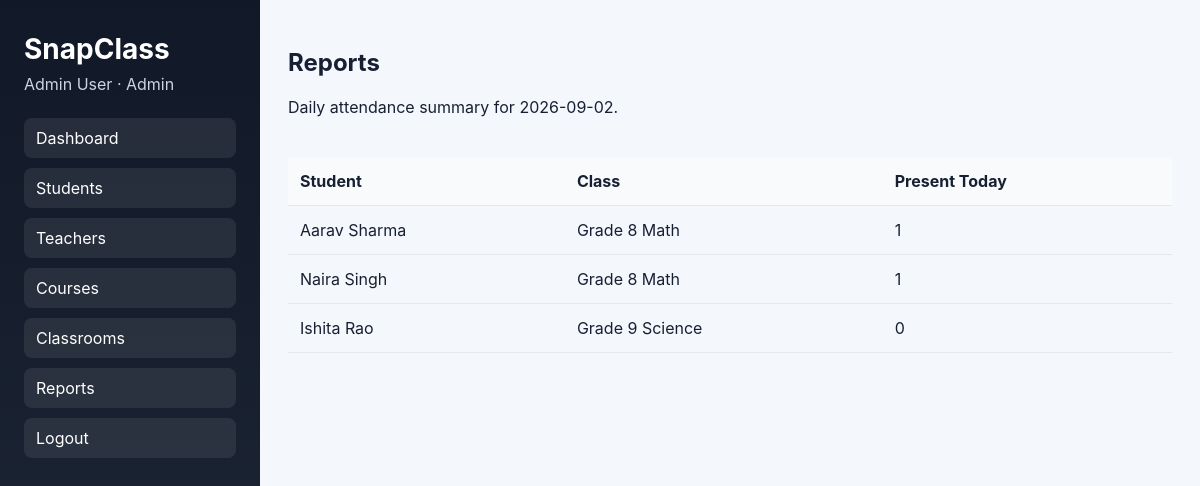
The page /admin/reports (signed in) on the database its author committed.
### tables this page shows
CREATE TABLE users (
                id INTEGER PRIMARY KEY AUTOINCREMENT,
                name TEXT NOT NULL,
                email TEXT NOT NULL UNIQUE,
                password_hash TEXT NOT NULL,
                role TEXT NOT NULL CHECK(role IN ('admin', 'teacher', 'student'))
            );

CREATE TABLE students (
                id INTEGER PRIMARY KEY AUTOINCREMENT,
                name TEXT NOT NULL,
                email TEXT NOT NULL UNIQUE,
                class_name TEXT NOT NULL,
                advisor TEXT NOT NULL,
                created_at TEXT NOT NULL DEFAULT CURRENT_DATE
            );

### app.py (the view)
@app.route("/admin/reports")
def admin_reports():
    user = current_user()
    if not user or user["role"] != "admin":
        return redirect(url_for("login"))
    today = datetime.now().strftime("%Y-%m-%d")
    with get_connection() as connection:
        rows = connection.execute(
            """
            SELECT s.name, s.class_name,
                   (SELECT COUNT(*) FROM attendance a WHERE a.student_id = s.id AND a.attendance_date = ? AND a.status='Present') AS present_count
            FROM students s
            ORDER BY s.id
            """,
            (today,),
        ).fetchall()
    return render_template("admin_reports.html", user=user, rows=rows, today=today)

### app.py (called while the page is built)
def get_connection() -> sqlite3.Connection:
    connection = sqlite3.connect(DB_PATH)
    connection.row_factory = sqlite3.Row
    return connection

def current_user() -> dict[str, Any] | None:
    user_id = session.get("user_id")
    if not user_id:
        return None
    with get_connection() as connection:
        record = connection.execute("SELECT id, name, email, role FROM users WHERE id = ?", (user_id,)).fetchone()
        if record is None:
            return None
        return dict(record)

### templates/admin_reports.html (shortened to what this page needs)
{% extends "role_base.html" %}
{% block nav %}
<nav>
  <a href="{{ url_for('admin_dashboard') }}">Dashboard</a>
  <a href="{{ url_for('admin_students') }}">Students</a>
  <a href="{{ url_for('admin_teachers') }}">Teachers</a>
  <a href="{{ url_for('admin_courses') }}">Courses</a>
  <a href="{{ url_for('admin_classrooms') }}">Classrooms</a>
  <a href="{{ url_for('admin_reports') }}">Reports</a>
  <a href="{{ url_for('logout') }}">Logout</a>
</nav>
{% endblock %}
{% block content %}
<header class="topbar">
  <div>
    <h2>Reports</h2>
    <p>Daily attendance summary for {{ today }}.</p>
  </div>
</header>
<div class="form-card">
  <div class="table-wrap">
    <table class="data-table">
      <thead><tr><th>Student</th><th>Class</th><th>Present Today</th></tr></thead>
      <tbody>
        {% for row in rows %}
        <tr><td>{{ row.name }}</td><td>{{ row.class_name }}</td><td>{{ row.present_count }}</td></tr>
        {% endfor %}
      </tbody>
    </table>
  </div>
</div>
{% endblock %}

### templates/role_base.html (shortened to what this page needs)
<!doctype html>
<html lang="en">
  <head>
    <link rel="stylesheet" href="{{ url_for('static', filename='style.css') }}" />
  </head>
  <body>
    <div class="app-shell">
      <aside class="sidebar">
        <h1>SnapClass</h1>
        <p>{{ user.name }} · {{ user.role|title }}</p>
        {% block nav %}{% endblock %}
      </aside>
      <main class="main-content">
        {% block content %}{% endblock %}
      </main>
    </div>
  </body>
</html>

### static/style.css (style rules this page uses)
:root { color-scheme: light; font-family: Inter, Arial, sans-serif; --bg: #f4f7fb; --panel: #ffffff; --primary: #234498; --text: #172033; --muted: #6b7280; --border: #e5e7eb; }
* { box-sizing: border-box; }
body { margin: 0; background: var(--bg); color: var(--text); }
.app-shell { display: grid; grid-template-columns: 260px 1fr; min-height: 100vh; }
.sidebar { background: linear-gradient(180deg, #111827 0%, #1f2937 100%); color: white; padding: 32px 24px; }
.sidebar h1 { margin: 0 0 8px; font-size: 28px; }
.sidebar p { margin: 0 0 24px; color: #cbd5e1; }
.sidebar nav { display: flex; flex-direction: column; gap: 10px; }
.sidebar a { color: white; text-decoration: none; padding: 10px 12px; border-radius: 8px; background: rgba(255,255,255,0.08); }
.main-content { padding: 28px; }
.topbar { display: flex; justify-content: space-between; align-items: center; margin-bottom: 24px; }
.table-wrap { overflow-x: auto; }
.data-table { width: 100%; border-collapse: collapse; }
.data-table th, .data-table td { padding: 14px 12px; border-bottom: 1px solid var(--border); text-align: left; }
.data-table thead th { background: #f8fafc; font-weight: 700; }

### rows shown on the page
users: name "Admin User", role "Admin"
students: name "Aarav Sharma", class_name "Grade 8 Math", present_count "1"
students: name "Naira Singh", class_name "Grade 8 Math", present_count "1"
students: name "Ishita Rao", class_name "Grade 9 Science", present_count "0"
